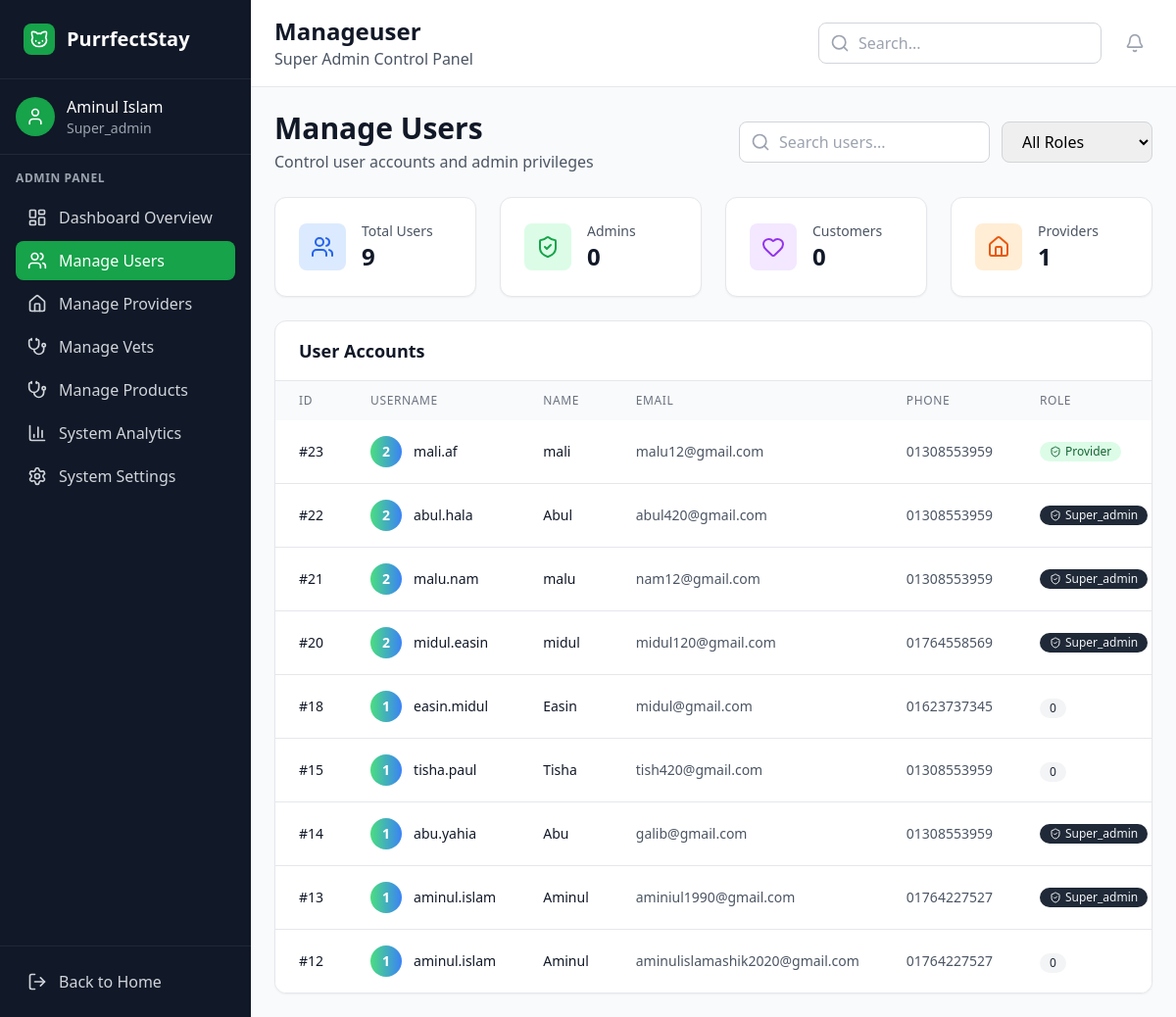
Screenshot of /dashboard.php?page=manageuser (signed in) with the database file from the repository.
### tables this page shows
CREATE TABLE `users` (
  `id` int(11) NOT NULL,
  `first_name` varchar(50) NOT NULL,
  `last_name` varchar(50) NOT NULL,
  `email` varchar(80) NOT NULL,
  `phone` varchar(15) NOT NULL,
  `username` varchar(50) NOT NULL,
  `address` varchar(150) NOT NULL,
  `password` varchar(200) NOT NULL,
  `role` varchar(50) NOT NULL,
  `status` varchar(245) NOT NULL DEFAULT '0',
  `entry_date` date NOT NULL DEFAULT current_timestamp()
);

### dashboard-pages/manage-users.php (the view, shortened to what the rows shown need)
<?php
$conn = getDatabaseConnection();
$result = $conn->query("SELECT * FROM users ORDER BY id DESC");
$users = [];
if ($result) {
    while ($row = $result->fetch_assoc()) {
        $users[] = $row;
    }
}
?>
<div class="space-y-6">
    <div class="flex items-center justify-between">
        <div>
            <h2 class="text-3xl font-bold text-gray-900">Manage Users</h2>
        </div>
    </div>
    <div class="bg-white rounded-xl shadow-sm border border-gray-200 overflow-hidden">
        <div class="overflow-x-auto">
            <table class="w-full" id="usersTable">
                <thead class="bg-gray-50">
                    <tr>
                        <th class="px-6 py-3 text-left text-xs font-medium text-gray-500 uppercase tracking-wider">ID
                        </th>
                        <th class="px-6 py-3 text-left text-xs font-medium text-gray-500 uppercase tracking-wider">
                            Username</th>
                        <th class="px-6 py-3 text-left text-xs font-medium text-gray-500 uppercase tracking-wider">Name
                        </th>
                        <th class="px-6 py-3 text-left text-xs font-medium text-gray-500 uppercase tracking-wider">Email
                        </th>
                        <th class="px-6 py-3 text-left text-xs font-medium text-gray-500 uppercase tracking-wider">Phone
                        </th>
                        <th class="px-6 py-3 text-left text-xs font-medium text-gray-500 uppercase tracking-wider">Role
                        </th>
                    </tr>
                </thead>
                <tbody class="bg-white divide-y divide-gray-200">
                    <?php foreach ($users as $user): ?>
                        <tr class="hover:bg-gray-50 transition-colors user-row" data-role="<?php echo $user['role']; ?>">
                            <td class="px-6 py-4 whitespace-nowrap text-sm font-medium text-gray-900">
                                #<?php echo $user['id']; ?>
                            </td>
                            <td class="px-6 py-4 whitespace-nowrap">
                                <div class="flex items-center">
                                    <div
                                        class="w-8 h-8 bg-gradient-to-r from-green-400 to-blue-500 rounded-full flex items-center justify-center text-white text-sm font-bold">
                                        <?php echo strtoupper(substr($user['id'], 0, 1)); ?>
                                    </div>
                                    <div class="ml-3">
                                        <div class="text-sm font-medium text-gray-900">
                                            <?php echo htmlspecialchars($user['username']); ?>
                                        </div>
                                    </div>
                                </div>
                            </td>
                            <td class="px-6 py-4 whitespace-nowrap text-sm text-gray-900">
                                <?php echo htmlspecialchars($user['first_name']); ?>
                            </td>
                            <td class="px-6 py-4 whitespace-nowrap text-sm text-gray-600">
                                <?php echo htmlspecialchars($user['email']); ?>
                            </td>
                            <td class="px-6 py-4 whitespace-nowrap text-sm text-gray-600">
                                <?php echo htmlspecialchars($user['phone']); ?>
                            </td>
                            <td class="px-6 py-4 whitespace-nowrap">
                                <span class="inline-flex items-center px-2.5 py-0.5 rounded-full text-xs font-medium
                                <?php
                                switch ($user['role']) {
                                    case 'provider':
                                        echo 'bg-green-100 text-green-800';
                                        break;
                                    case 'super_admin':
                                        echo 'bg-gray-800 text-gray-100';
                                        break;
                                    default:
                                        echo 'bg-gray-100 text-gray-800';
                                }
                                ?>">
                                    <?php if ($user['role']): ?>
                                        <i data-lucide="shield-check" class="w-3 h-3 mr-1"></i>
                                    <?php endif; ?>
                                    <?php echo ucfirst($user['role']); ?>
                                </span>
                            </td>
                        </tr>
                    <?php endforeach; ?>
                </tbody>
            </table>
        </div>
    </div>
</div>

### dashboard.php (shortened to what the rows shown need)
<?php
$conn = getDatabaseConnection();
if (isset($_COOKIE['user_id'])) {
    $user_id = $_COOKIE['user_id'];
    $stmt = $conn->prepare("SELECT first_name, last_name, email, role FROM users WHERE id = ?");
    $stmt->bind_param("i", $user_id);
    $stmt->execute();
    $result = $stmt->get_result();
    if ($result->num_rows === 1) {
        $user = $result->fetch_assoc();
        $user_name = $user['first_name'] . ' ' . $user['last_name'];
        $user_role = $user['role'];
    } else {
        $user_name = "Unknown";
        $user_role = "guest";
        $user_email = "";
    }
} else {
    $user_name = "Guest";
    $user_role = "guest";
    $user_email = "";
}
$current_page = isset($_GET['page']) ? $_GET['page'] : 'welcome';
?>
<!DOCTYPE html>
<html lang="en">
<head>
    <script src="https://cdn.tailwindcss.com"></script>
</head>
<body class="bg-gray-50">
    <div class="flex h-screen">
        <div class="w-64 bg-gray-900 text-white flex flex-col">
            <div class="p-4 border-b border-gray-800">
                <div class="flex items-center space-x-3">
                    <div>
                        <div class="font-medium"><?php echo htmlspecialchars($user_name); ?></div>
                        <div class="text-sm text-gray-400 capitalize"><?php echo htmlspecialchars($user_role); ?></div>
                    </div>
                </div>
            </div>
        </div>
        <div class="flex-1 flex flex-col overflow-hidden">
            <header class="bg-white border-b border-gray-200 px-6 py-4">
                <div class="flex items-center justify-between">
                    <div>
                        <h1 class="text-2xl font-bold text-gray-900 capitalize">
                            <?php echo str_replace('-', ' ', $current_page); ?>
                        </h1>
                    </div>
                </div>
            </header>
            <main class="flex-1 overflow-y-auto p-6">
                <?php
                $components = [
                    'overview' => 'dashboard-pages/overview.php',
                    'users' => 'components/users.php',
                    'providers' => 'dashboard-pages/providers.php',
                    'veterinarians' => 'components/veterinarians.php',
                    'products' => 'components/products.php',
                    'analytics' => 'components/analytics.php',
                    'settings' => 'components/settings.php',
                    'bookings' => 'dashboard-pages/bookings.php',
                    'rooms' => 'dashboard-pages/rooms.php',
                    'services' => 'components/services.php',
                    'welcome' => 'dashboard-pages/welcome.php',
                    'manageuser' => 'dashboard-pages/manage-users.php',
                    'productAdd' => 'dashboard-pages/add_product.php',
                    'add-service' => 'dashboard-pages/edit-profile.php',
                    'manage-products-Elements' => 'dashboard-pages/manage-products-Elements.php'
                ];
                if (isset($components[$current_page]) && file_exists($components[$current_page])) {
                    include $components[$current_page];
                } else {
                    echo "<h2 class='text-xl font-bold'>Dashboard</h2><p class='text-gray-600'>Welcome to your dashboard!</p>";
                }
                ?>
            </main>
        </div>
    </div>
</body>
</html>

### rows the page displays
users: user_name "Aminul Islam", role "Super_admin", id "13", id "1", username "aminul.islam", first_name "Aminul", email "aminiul1990@gmail.com", phone "01764227527"
users: id "23", id "2", username "mali.af", first_name "mali", email "malu12@gmail.com", phone "01308553959", role "Provider"
users: id "22", id "2", username "abul.hala", first_name "Abul", email "abul420@gmail.com", phone "01308553959", role "Super_admin"
users: id "21", id "2", username "malu.nam", first_name "malu", email "nam12@gmail.com", phone "01308553959", role "Super_admin"
users: id "20", id "2", username "midul.easin", first_name "midul", email "midul120@gmail.com", phone "01764558569", role "Super_admin"
users: id "18", id "1", username "easin.midul", first_name "Easin", email "midul@gmail.com", phone "01623737345", role "0"
users: id "15", id "1", username "tisha.paul", first_name "Tisha", email "tish420@gmail.com", phone "01308553959", role "0"
users: id "14", id "1", username "abu.yahia", first_name "Abu", email "galib@gmail.com", phone "01308553959", role "Super_admin"
users: id "12", id "1", username "aminul.islam", first_name "Aminul", email "aminulislamashik2020@gmail.com", phone "01764227527", role "0"

### other values shown
str_replace('-', ' ', $current_page) "Manageuser"
count($users) "9"
